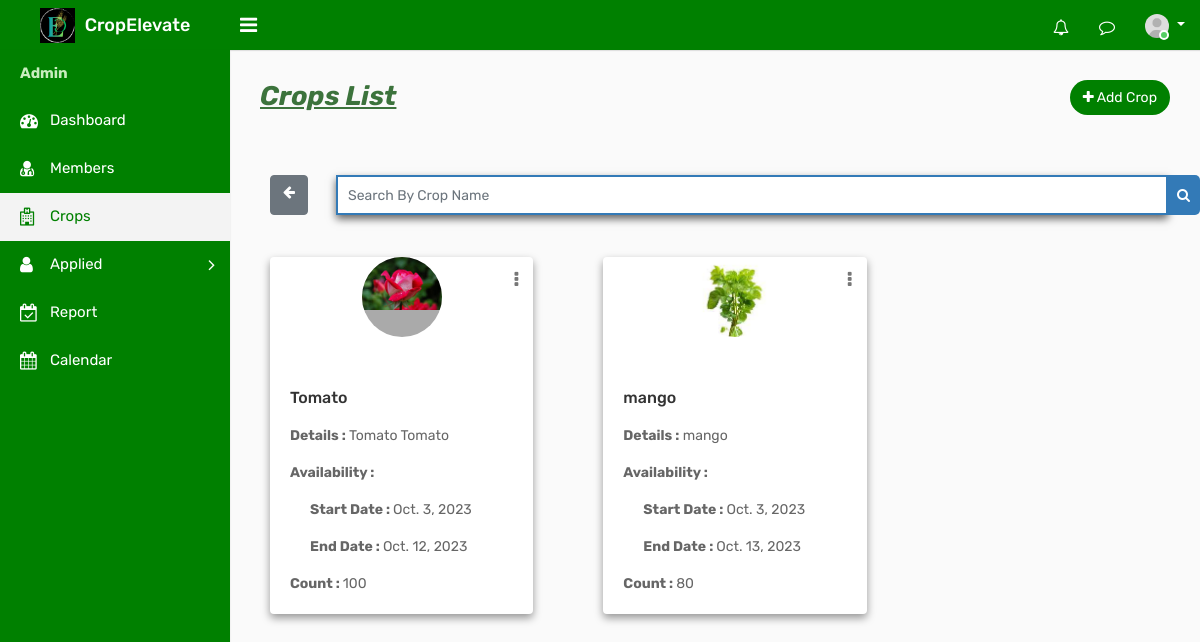
The app's page /adcrop, older data.
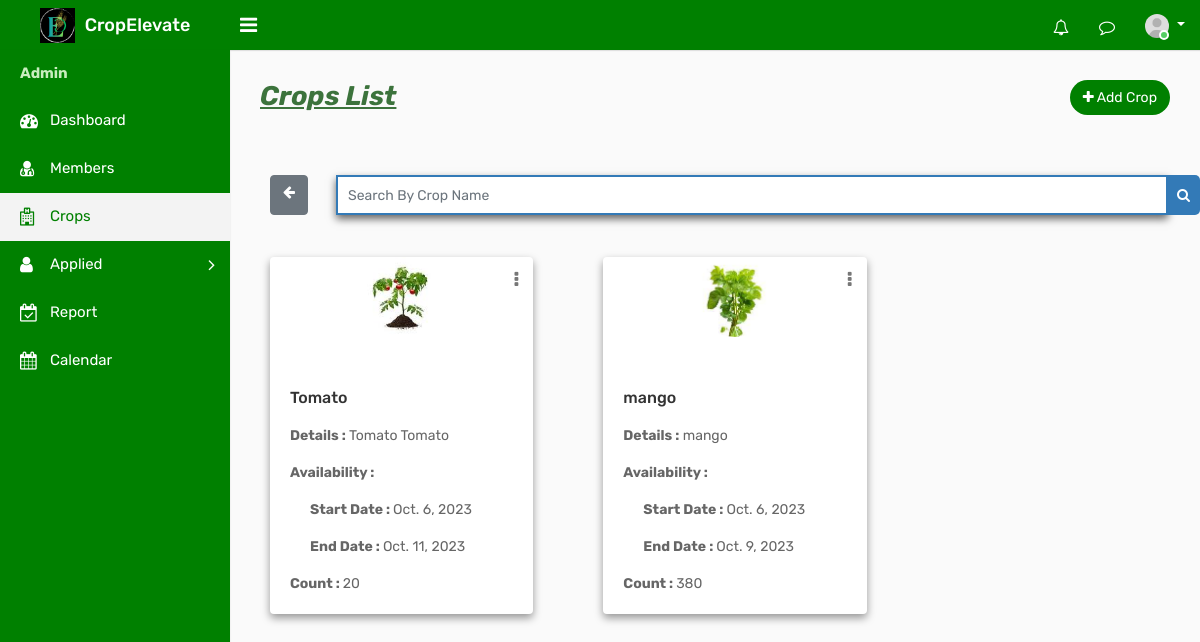
The same page, newer data.
### ceapp/models.py (models this page shows)
class Crop(models.Model):
    Namec = models.CharField(max_length=100)
    des = models.TextField()
    start_date = models.DateField(null=True, blank=True)
    end_date = models.DateField(null=True, blank=True)
    count = models.PositiveIntegerField(default=0)
    crop_photo = models.ImageField(upload_to='crop_photos/', blank=True, null=True)
    created_at = models.DateTimeField(auto_now_add=True)
    current = models.BooleanField(default=False)

### ceapp/views.py (the view)
# urls.py: path('adcrop',views.adcrop,name='adcrop'),
def adcrop(request):
    crops = Crop.objects.all()
    return render(request, 'admintemp/adcrop.html', {'crops': crops})

### templates/admintemp/adcrop.html (shortened to what this page needs)
{% load static %}
<!DOCTYPE html>
<html lang="en">
<head>
    <link rel="stylesheet" type="text/css" href="{% static 'assets/css/bootstrap.min.css' %}">
    <link rel="stylesheet" type="text/css" href="{% static 'assets/css/dataTables.bootstrap4.min.css' %}">
    <link rel="stylesheet" type="text/css" href="{% static 'assets/css/font-awesome.min.css' %}">
    <link rel="stylesheet" type="text/css" href="{% static 'assets/css/style.css' %}">
</head>
<body>
    <div class="main-wrapper">
        <div class="header">
			<div class="header-left">
				<a href="{% url 'adindex' %}" class="logo">
					<img src="{% static 'assets/img/adminlogo1.png' %}" width="35" height="35" alt=""> <span>CropElevate</span>
				</a>
			</div>
			<a id="toggle_btn" href="javascript:void(0);"><i class="fa fa-bars"></i></a>
            <ul class="nav user-menu float-right">
                <li class="nav-item dropdown d-none d-sm-block">
                    <a href="#" class="dropdown-toggle nav-link" data-toggle="dropdown"><i class="fa fa-bell-o"></i> </a>
                </li>
                <li class="nav-item dropdown d-none d-sm-block">
                    <a href="javascript:void(0);" id="open_msg_box" class="hasnotifications nav-link"><i class="fa fa-comment-o"></i> </a>
                </li>
                <li class="nav-item dropdown has-arrow">
                    <a href="#" class="dropdown-toggle nav-link user-link" data-toggle="dropdown">
                        <span class="user-img"><img class="rounded-circle" src="{% static 'assets/img/user.jpg' %}" width="40" alt="Admin">
							<span class="status online"></span></span>
                    </a>
                </li>
            </ul>
        </div>
        <div class="sidebar" id="sidebar">
            <div class="sidebar-inner slimscroll">
                <div id="sidebar-menu" class="sidebar-menu">
                    <ul>
                        <li class="menu-title" style="color:#c9edbe; font-weight:bold;">Admin</li>
                        <li>
                            <a href="{% url 'adindex' %}"><i class="fa fa-dashboard"></i> <span>Dashboard</span></a>
                        </li>
						<li>
                            <a href="{% url 'admember' %}"><i class="fa fa-user-md"></i> <span>Members</span></a>
                        </li>
                        <li class="active">
                            <a href="{% url 'adcrop' %}"><i class="fa fa-hospital-o"></i> <span>Crops</span></a>
                        </li>
                        <li class="submenu green-background">
                            <a href="#"><i class="fa fa-user"></i> Applied <span class="menu-arrow"></span></a>
                        </li>
                        <li>
                            <a href="{% url 'adreport' %}"><i class="fa fa-calendar-check-o"></i> <span>Report</span></a>
                        </li>
                        <li>
                            <a href="{% url 'adcalendar' %}"><i class="fa fa-calendar"></i> <span>Calendar</span></a>
                        </li>
                    </ul>
                </div>
            </div>
        </div>
                </div>
                <div class="page-wrapper">
                    <div class="content">
                        <div class="row">
                            <div class="col-sm-5 col-5">
                                <h4 class="page-title" style="font-size:27px; color:#3c733c;"><b><i><u>Crops List</b></i></u></h4>
                            </div>
                            <div class="col-sm-7 col-7 text-right m-b-30">
                                <a href="{% url 'adaddcrop' %}" class="btn btn-primary btn-rounded" style="background-color: green; color: white;"><i class="fa fa-plus"></i> Add Crop</a>
                            </div>
                        </div>
                        </div>
                        <div class="row">
                            <div class="col-md-12">
                                <form id="search-form" method="GET" action="{% url 'search_crop' %}">
                                    <div class="input-group">
                                        <a href="{% url 'adcrop' %}" class="btn btn-secondary" style="margin-left:40px;"><i class="fa fa-arrow-left"></i></a>&ensp;&ensp;&ensp;&ensp;
                                        <input type="text" class="form-control custom-search-input" name="cropname" placeholder="Search By Crop Name">
                                        <div class="input-group-append">
                                            <button class="btn btn-primary custom-search-btn" type="submit"><i class="fa fa-search"></i></button>
                                        </div>
                                    </div>
                                </form>
                            </div>
                        </div><br><br>
                        <div class="row">
                            {% for crop in crops %}
                            <div class="col-md-4">
                                <div class="card" style="box-shadow: 0 4px 8px 0 rgba(0, 0, 0, 0.4); margin-left:40px;">
                                    <div class="dropdown profile-action">
                                        <a href="#" class="action-icon dropdown-toggle" data-toggle="dropdown" aria-expanded="false"><i class="fa fa-ellipsis-v"></i></a>
                                    </div>
                                    <div class="doctor-img">
                                        <a class="avatar" href="#"><img alt="" src="{{ crop.crop_photo.url }}"></a>
                                       </div>
                                    <div class="card-body">
                                        <p>
                                        <h5 class="card-title">{{ crop.Namec }}</h5>
                                        <p class="card-text"><b>Details :</b>  {{ crop.des }}</p>
                                        <p class="card-text"><b>Availability :</b></p>
                                        <p class="card-text" style= "padding-left:20px;"><b>Start Date : </b> {{ crop.start_date }}</p>
                                        <p class="card-text"  style= "padding-left:20px;"><b>End Date :  </b>{{ crop.end_date }}</p>
                                        <p class="card-text"><b>Count : </b> {{ crop.count }}</p>
                                    </div>
                                </div>
                            </div>
                            {% endfor %}
                        </div>
		</div>
</body>
</html>

Row changes from the older to the newer data that the page shows:
changed Crop "Tomato": crop_photo: a different picture; start_date "Oct. 3, 2023" → "Oct. 6, 2023"; end_date "Oct. 12, 2023" → "Oct. 11, 2023"; count "100" → "20"
changed Crop "mango": start_date "Oct. 3, 2023" → "Oct. 6, 2023"; end_date "Oct. 13, 2023" → "Oct. 9, 2023"; count "80" → "380"
